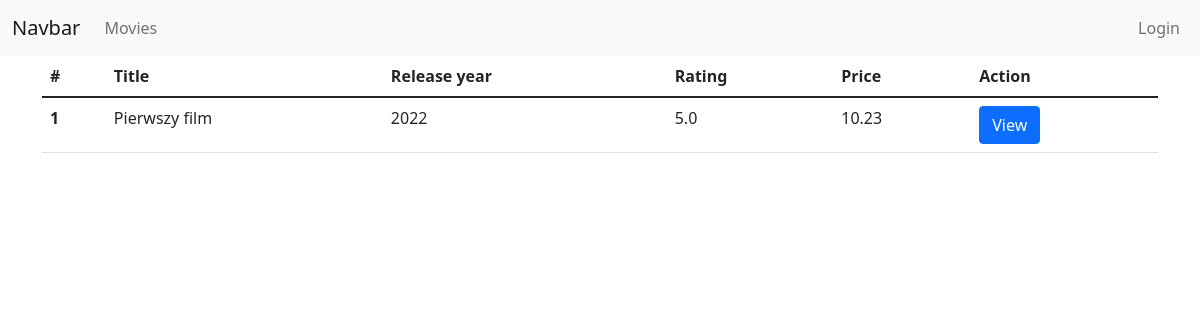
The app's page /, older data.
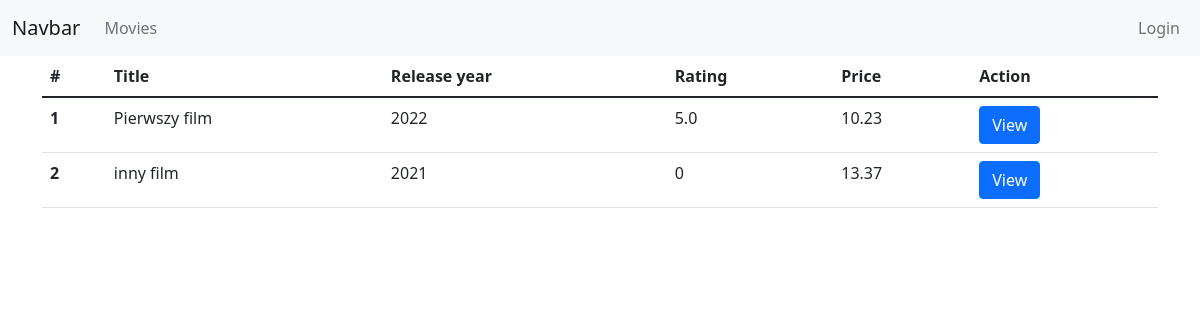
The same page, newer data.
### core/models.py (models this page shows, shortened)
class Movies(models.Model):
    title = models.CharField(max_length=100)
    description = models.CharField(max_length=4096)
    release_date = models.DateField()
    price = models.FloatField()
    rating = models.ForeignKey('Ratings', on_delete=models.SET_DEFAULT, default = "NA", null=True)
    def avgRating(self):
        rating = Ratings.objects.filter(movieID=self).aggregate(avarage=Avg('rating'))
        avg = 0
        if rating['avarage'] is not None:
            avg = float(rating['avarage'])
        return avg

### core/views.py (the view)
# urls.py: path('', views.index, name='index'),
def index(request):
    movies = Movies.objects.all()
    context = {
        'movies': movies
    }
    return render(request, 'index.html', context)

### core/templates/index.html (shortened to what this page needs)
{% extends '_base.html' %}
{% block content %}
{% include '_navbar.html' %}
<div class="container">
    <table class="table">
        <thead>
          <tr>
            <th scope="col">#</th>
            <th scope="col">Title</th>
            <th scope="col">Release year</th>
            <th scope="col">Rating</th>
            <th scope="col">Price</th>
            <th scope="col">Action</th>
          </tr>
        </thead>
        <tbody>
            {% for movie in movies %}
            <tr>
                <th scope="row">{{movie.id}}</th>
                <td>{{movie.title}}</td>
                <td>{{movie.release_date|date:"Y"}}</td>
                <td>{{movie.avgRating}}</td>
                <td>{{movie.price}}</td>
                <td><a href="{% url 'core:movieDetails' movie.id %}"><button class="btn btn-primary">View</button></a></td>
            </tr>
            {% endfor %}
        </tbody>
      </table>
</div>
{% endblock %}

Row changes from the older to the newer data that the page shows:
added Movies: id "2", title "inny film", release_date "2021", avgRating "0", price "13.37"
